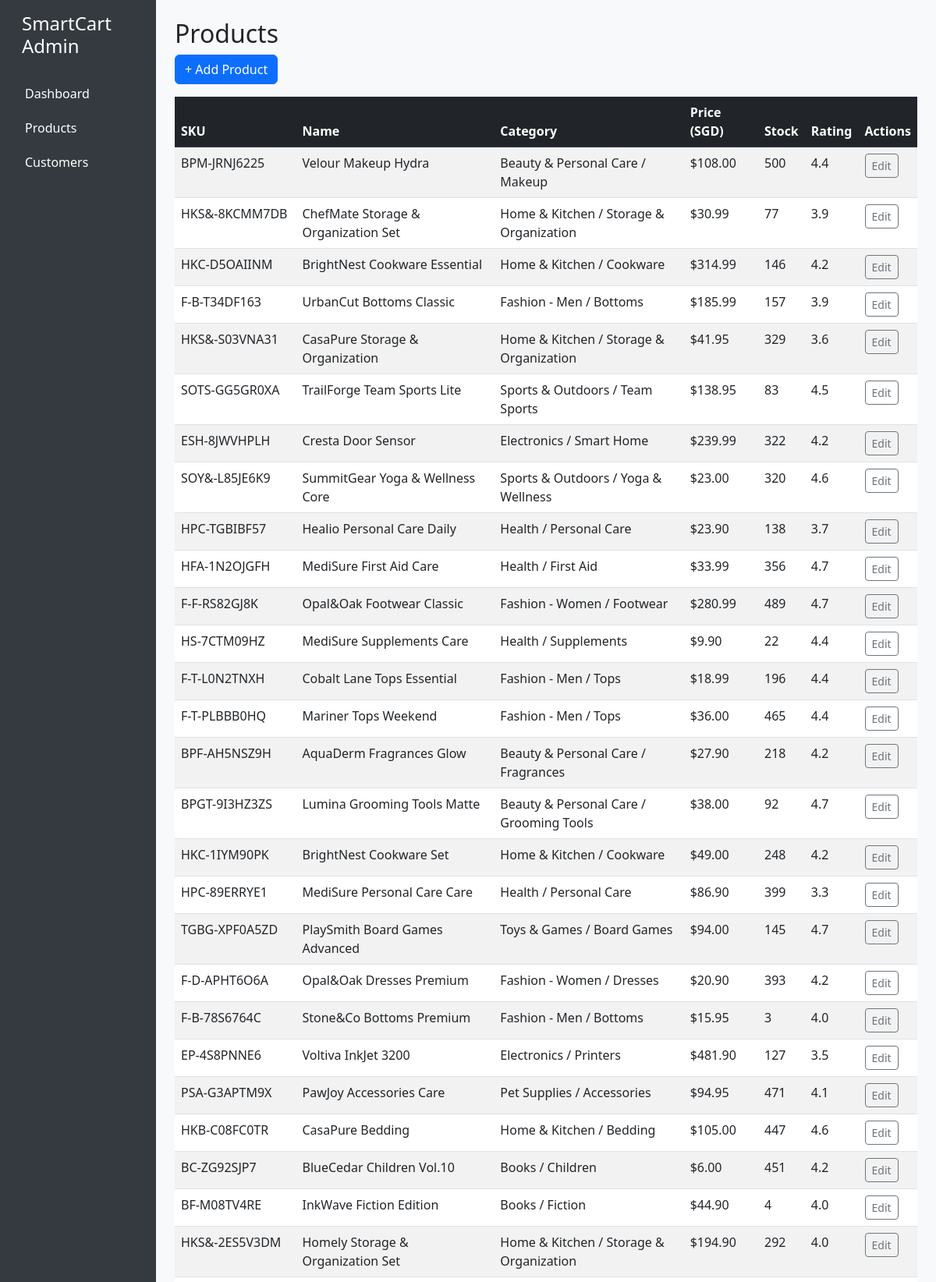
Screenshot of /adminpanel/products/ (signed in, upper part) with the database file from the repository.
### storefront/models.py (models this page shows, shortened)
class Product(models.Model):
    sku = models.CharField(max_length=40, unique=True, db_index=True)  # maps "SKU code"
    name = models.CharField(max_length=200)                            # maps "Product name"
    description = models.TextField(blank=True)                         # maps "Product description"
    category = models.ForeignKey(Category, on_delete=models.CASCADE)    # maps "Product Category"
    subcategory = models.CharField(max_length=150, blank=True)         # maps "Product Subcategory"
    stock = models.IntegerField(default=0)                             # maps "Quantity on hand"
    reorder_threshold = models.IntegerField(default=5)                 # maps "Reorder Quantity"
    price = models.DecimalField(max_digits=10, decimal_places=2)       # maps "Unit price"
    rating = models.FloatField(default=0)                              # maps "Product rating"
    image = models.ImageField(upload_to='products/', blank=True, null=True, default='products/default-product.png')
    class Meta:
        ordering = ['-id']
        verbose_name = "Product"
        verbose_name_plural = "Products"

class Category(models.Model):
    name = models.CharField(max_length=100)
    description = models.TextField(blank=True)

### adminpanel/views.py (the view)
# urls.py: path('products/', views.product_list, name='product_list'),
@staff_member_required
def product_list(request):
    products = Product.objects.all()
    return render(request, "adminpanel/product_list.html", {'products': products})

### storefront/views.py (called while the page is built)
def cart_count(request):
    cart = request.session.get('cart', {})
    total_items = sum(int(qty) for qty in cart.values())
    return {
        'cart_count': total_items
    }

### adminpanel/templates/adminpanel/product_list.html (shortened to what this page needs)
{% extends "adminpanel/base.html" %}
{% block content %}
<h2>Products</h2>
<a href="{% url 'adminpanel:product_add' %}" class="btn btn-primary mb-3">+ Add Product</a>
<table class="table table-striped table-hover">
  <thead class="table-dark">
    <tr>
      <th>SKU</th>
      <th>Name</th>
      <th>Category</th>
      <th>Price (SGD)</th>
      <th>Stock</th>
      <th>Rating</th>
      <th>Actions</th>
    </tr>
  </thead>
  <tbody>
    {% for product in products %}
    <tr>
      <td>{{ product.sku }}</td>
      <td>{{ product.name }}</td>
      <td>{{ product.category.name }}</td>
      <td>${{ product.price }}</td>
      <td>{{ product.stock }}</td>
      <td>{{ product.rating }}</td>
      <td>
        <a href="{% url 'adminpanel:product_edit' product.id %}" class="btn btn-sm btn-outline-secondary">Edit</a>
      </td>
    </tr>
    {% empty %}
    <tr><td colspan="7" class="text-center">No products found.</td></tr>
    {% endfor %}
  </tbody>
</table>
{% endblock %}

### adminpanel/templates/adminpanel/base.html (style rules this page uses)
body { background-color: #f8f9fa; }

### rows the page displays
Product: sku "BPM-JRNJ6225", name "Velour Makeup Hydra", category.name "Beauty & Personal Care / Makeup", price "108.00", stock "500", rating "4.4"
Product: sku "HKS&-8KCMM7DB", name "ChefMate Storage & Organization Set", category.name "Home & Kitchen / Storage & Organization", price "30.99", stock "77", rating "3.9"
Product: sku "HKC-D5OAIINM", name "BrightNest Cookware Essential", category.name "Home & Kitchen / Cookware", price "314.99", stock "146", rating "4.2"
Product: sku "F-B-T34DF163", name "UrbanCut Bottoms Classic", category.name "Fashion - Men / Bottoms", price "185.99", stock "157", rating "3.9"
Product: sku "HKS&-S03VNA31", name "CasaPure Storage & Organization", category.name "Home & Kitchen / Storage & Organization", price "41.95", stock "329", rating "3.6"
Product: sku "SOTS-GG5GR0XA", name "TrailForge Team Sports Lite", category.name "Sports & Outdoors / Team Sports", price "138.95", stock "83", rating "4.5"
Product: sku "ESH-8JWVHPLH", name "Cresta Door Sensor", category.name "Electronics / Smart Home", price "239.99", stock "322", rating "4.2"
Product: sku "SOY&-L85JE6K9", name "SummitGear Yoga & Wellness Core", category.name "Sports & Outdoors / Yoga & Wellness", price "23.00", stock "320", rating "4.6"
Product: sku "HPC-TGBIBF57", name "Healio Personal Care Daily", category.name "Health / Personal Care", price "23.90", stock "138", rating "3.7"
Product: sku "HFA-1N2OJGFH", name "MediSure First Aid Care", category.name "Health / First Aid", price "33.99", stock "356", rating "4.7"
Product: sku "F-F-RS82GJ8K", name "Opal&Oak Footwear Classic", category.name "Fashion - Women / Footwear", price "280.99", stock "489", rating "4.7"
Product: sku "HS-7CTM09HZ", name "MediSure Supplements Care", category.name "Health / Supplements", price "9.90", stock "22", rating "4.4"
Product: sku "F-T-L0N2TNXH", name "Cobalt Lane Tops Essential", category.name "Fashion - Men / Tops", price "18.99", stock "196", rating "4.4"
Product: sku "F-T-PLBBB0HQ", name "Mariner Tops Weekend", category.name "Fashion - Men / Tops", price "36.00", stock "465", rating "4.4"
Product: sku "BPF-AH5NSZ9H", name "AquaDerm Fragrances Glow", category.name "Beauty & Personal Care / Fragrances", price "27.90", stock "218", rating "4.2"
Product: sku "BPGT-9I3HZ3ZS", name "Lumina Grooming Tools Matte", category.name "Beauty & Personal Care / Grooming Tools", price "38.00", stock "92", rating "4.7"
Product: sku "HKC-1IYM90PK", name "BrightNest Cookware Set", category.name "Home & Kitchen / Cookware", price "49.00", stock "248", rating "4.2"
Product: sku "HPC-89ERRYE1", name "MediSure Personal Care Care", category.name "Health / Personal Care", price "86.90", stock "399", rating "3.3"
Product: sku "TGBG-XPF0A5ZD", name "PlaySmith Board Games Advanced", category.name "Toys & Games / Board Games", price "94.00", stock "145", rating "4.7"
Product: sku "F-D-APHT6O6A", name "Opal&Oak Dresses Premium", category.name "Fashion - Women / Dresses", price "20.90", stock "393", rating "4.2"
Product: sku "F-B-78S6764C", name "Stone&Co Bottoms Premium", category.name "Fashion - Men / Bottoms", price "15.95", stock "3", rating "4.0"
Product: sku "EP-4S8PNNE6", name "Voltiva InkJet 3200", category.name "Electronics / Printers", price "481.90", stock "127", rating "3.5"
Product: sku "PSA-G3APTM9X", name "PawJoy Accessories Care", category.name "Pet Supplies / Accessories", price "94.95", stock "471", rating "4.1"
Product: sku "HKB-C08FC0TR", name "CasaPure Bedding", category.name "Home & Kitchen / Bedding", price "105.00", stock "447", rating "4.6"
Product: sku "BC-ZG92SJP7", name "BlueCedar Children Vol.10", category.name "Books / Children", price "6.00", stock "451", rating "4.2"
Product: sku "BF-M08TV4RE", name "InkWave Fiction Edition", category.name "Books / Fiction", price "44.90", stock "4", rating "4.0"
Product: sku "HKS&-2ES5V3DM", name "Homely Storage & Organization Set", category.name "Home & Kitchen / Storage & Organization", price "194.90", stock "292", rating "4.0"
